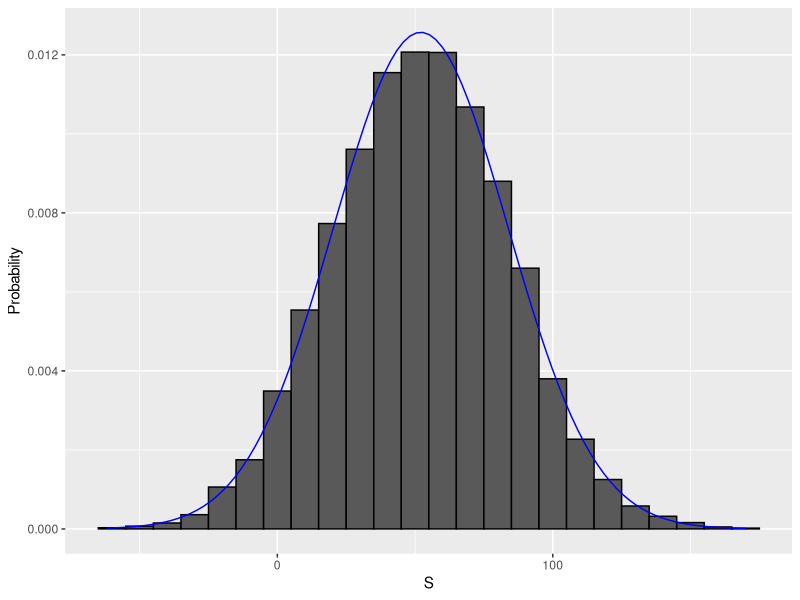

R code for this plot:
# Monte Carlo on chance of losing money in roulette
# sampling model 1: define urn, then sample
color <- rep(c("Black", "Red", "Green"), c(18, 18, 2)) # define the urn for the sampling model
n <- 1000
X <- sample(ifelse(color == "Red", -1, 1), n, replace = TRUE)
X[1:10]

# sampling model 2: define urn inside sample function by noting probabilities
x <- sample(c(-1, 1), n, replace = TRUE, prob = c(9/19, 10/19))    # 1000 independent draws
S <- sum(x)    # total winnings = sum of draws
S

n <- 1000    # number of roulette players
B <- 10000    # number of Monte Carlo experiments
S <- replicate(B, {
  X <- sample(c(-1,1), n, replace = TRUE, prob = c(9/19, 10/19))    # simulate 1000 spins
  sum(X)    # determine total profit
})

mean(S < 0)    # probability of the casino losing money

# Histogram showing values of S and normal density curve based on mean and sd of S
library(tidyverse)
s <- seq(min(S), max(S), length = 100)    # sequence of 100 values across range of S
normal_density <- data.frame(s = s, f = dnorm(s, mean(S), sd(S))) # generate normal density for S
data.frame (S = S) %>%    # make data frame of S for histogram
  ggplot(aes(S, ..density..)) +
  geom_histogram(color = "black", binwidth = 10) +
  ylab("Probability") +
  geom_line(data = normal_density, mapping = aes(s, f), color = "blue")